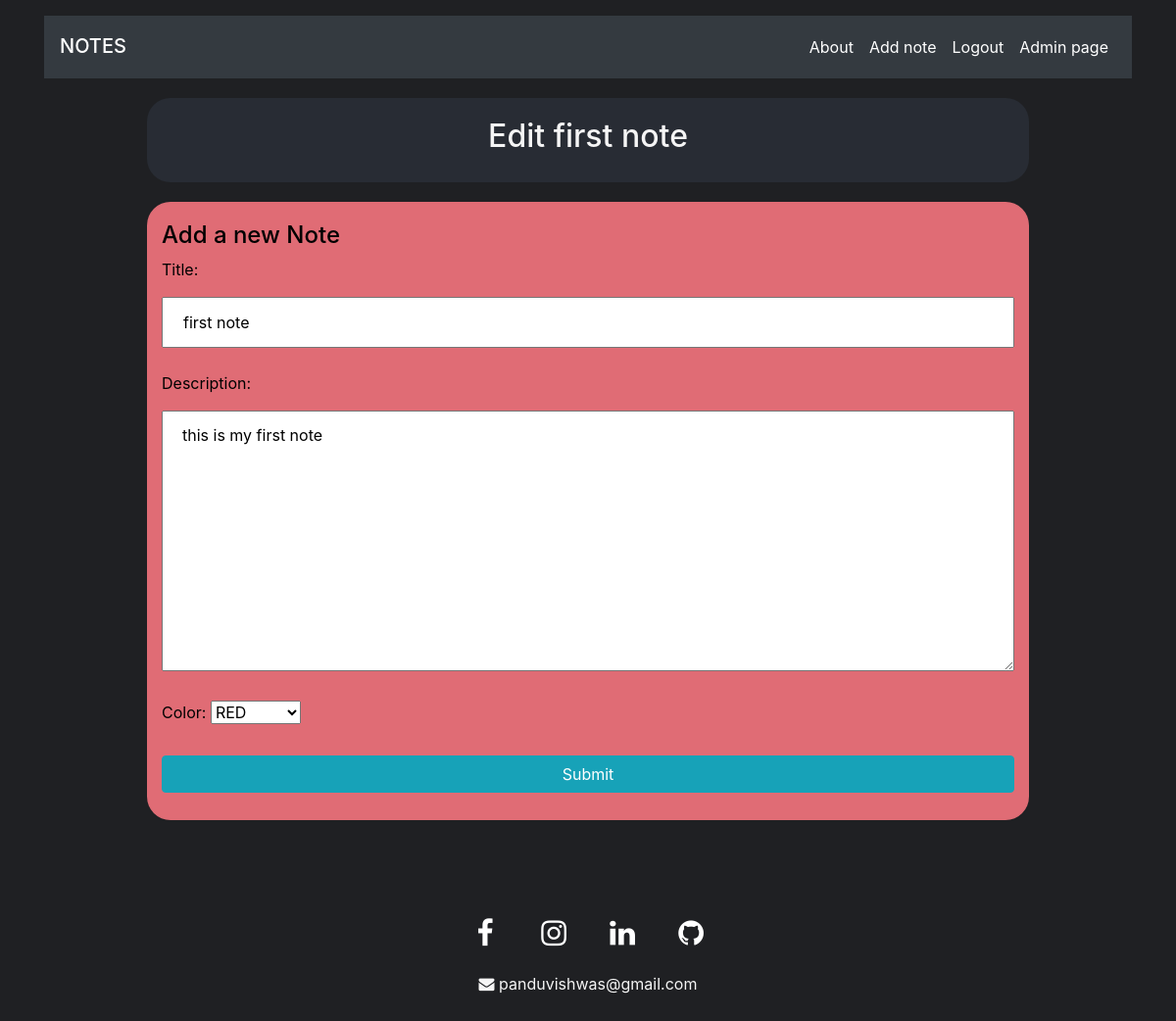
The app's page /edit_note/1/ (signed in) with its own data.
### notes/models.py (models this page shows, shortened)
class Note(models.Model):
    COLOR_CHOICES = [
        ( "#E06C75" ,"RED" ),
        ("#E5C07B" ,"YELLOW"),
        ("#98C379" ,"GREEN"),
        ("#61AFEF" , "BLUE"),
        ("#ECECEC","DEFAULT"),
    ]
    title = models.CharField(max_length=200)
    description = models.TextField()
    created = models.DateTimeField(auto_now_add=True)
    color = models.CharField(max_length=20,choices = COLOR_CHOICES,default="#ECECEC")
    user = models.ForeignKey(User,on_delete=models.CASCADE)

### notes/views.py (the view)
# urls.py: path('edit_note/<str:pk>/',views.edit_note,name='edit_note'),
@login_required(login_url='login')
def edit_note(request,pk):
    note = Note.objects.get(id=pk)
    if note.user!=request.user:
        return redirect('access_error')
    form = NoteForm(instance=note)
    if request.method == 'POST':
        form = NoteForm(request.POST,instance=note)
        if form.is_valid():
            form.save()
            return redirect('/')
    context ={"form": form,"note":note}
    return render(request,'notes/edit_note.html',context)

### notes/forms.py
class NoteForm(forms.ModelForm):
    description = forms.CharField(widget=forms.Textarea)
    class Meta:
        model = Note
        fields = ('title','description','color')

### notes/templates/notes/edit_note.html (shortened to what this page needs)
<!DOCTYPE html>
{% extends 'notes/base.html' %}
{% load static %}
{% block block_title %}
    {% if user.is_authenticated %}
		Edit {{note.title}}
	{% endif %}
{% endblock block_title %}
{% block block_body %}
    <div class="center-column new-note">
        <h4>Add a new Note</h4>
        <form action="{% url 'edit_note' note.id %}" method="post">
            {{form.as_p}}
            <input class="btn btn-info" type="submit" name="Create Task" value="Submit">
        </form>
    </div>
{% endblock block_body %}

### notes/static/css/base.css (style rules this page uses)
body { background-color: #1F2023; --my-red : #E06C75; --my-green : #98C379; --my-blue:#61AFEF; --my-yellow : #E5C07B; --default : #ECECEC; color:whitesmoke; }
input,textarea { width: 100%; padding: 12px 20px; margin: 8px 0; box-sizing: border-box; }
input::placeholder { color: #d3d3d3; }
.center-column { width:900px; margin: 20px auto; padding:20px 15px; border-radius: 24px; background: #282c34; }
.new-note > * { color:black; }

### records on screen
Note: title "first note", description "this is my first note", color "RED"
